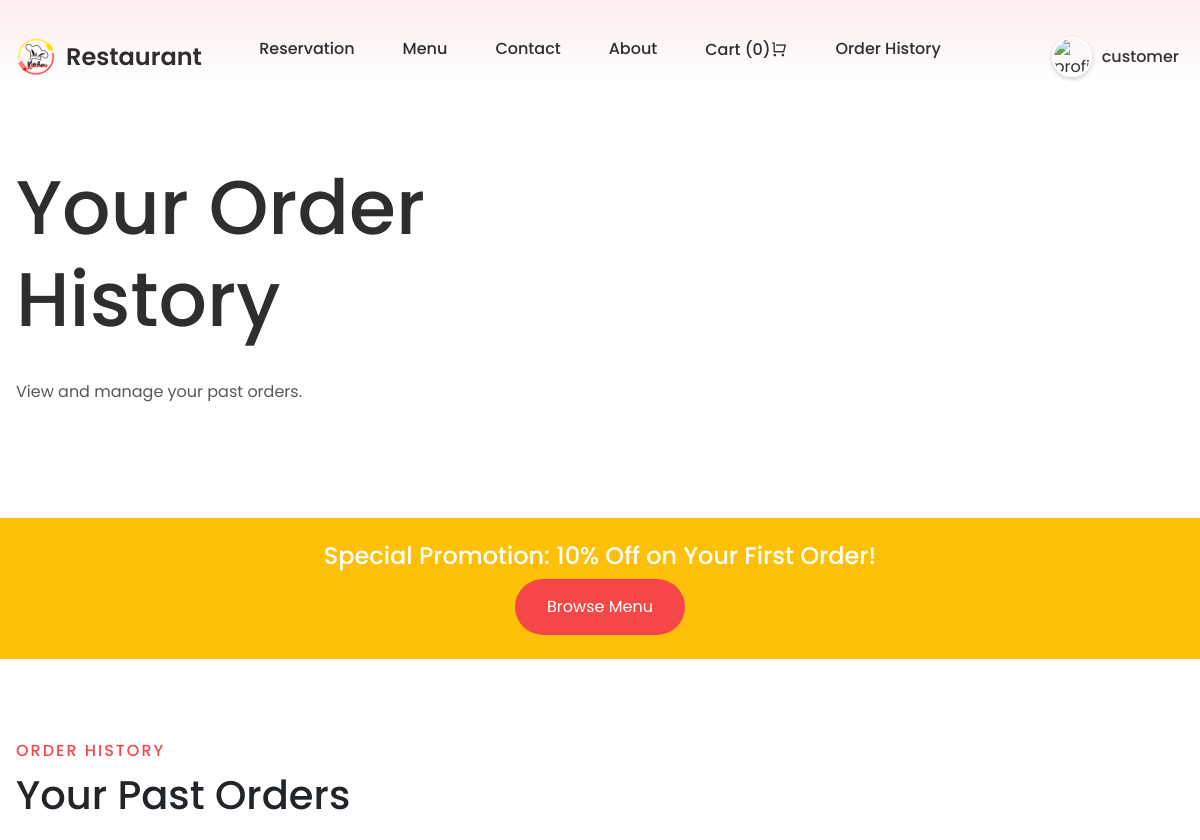
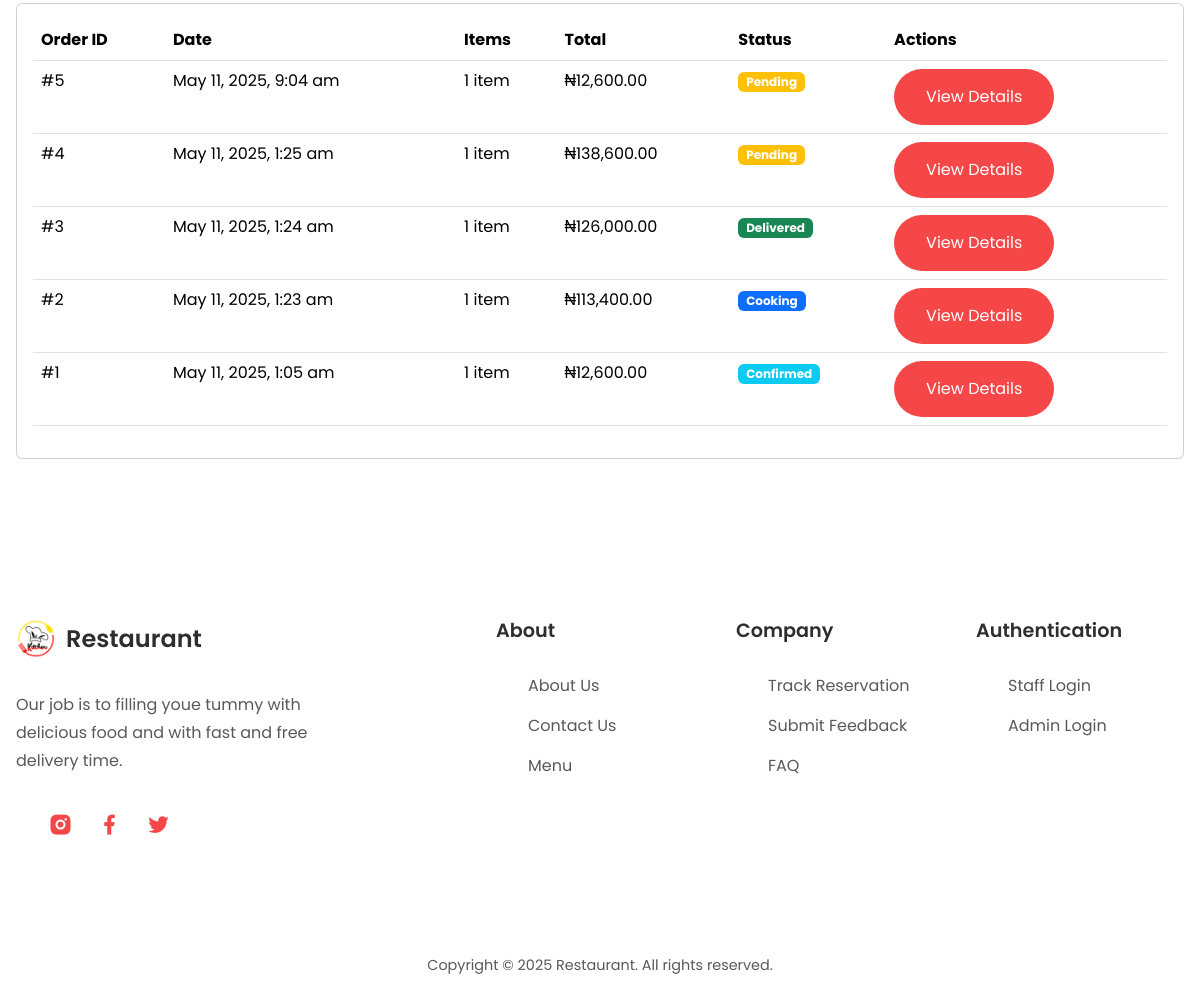
The app's page /customer/order_history.php (signed in) with its own data (2 pictures, top to bottom).
### tables this page shows
CREATE TABLE `users` (
  `id` int(11) NOT NULL,
  `full_name` varchar(255) NOT NULL,
  `email` varchar(255) NOT NULL,
  `password` varchar(255) NOT NULL,
  `phone_number` varchar(15) DEFAULT NULL,
  `address` text DEFAULT NULL,
  `position` varchar(200) NOT NULL,
  `role` enum('Customer','Staff','Admin') DEFAULT 'Customer',
  `created_at` timestamp NOT NULL DEFAULT current_timestamp(),
  `updated_at` timestamp NOT NULL DEFAULT current_timestamp() ON UPDATE current_timestamp()
);

CREATE TABLE `orders` (
  `id` int(11) NOT NULL,
  `user_id` int(11) DEFAULT NULL,
  `reservation_id` varchar(200) DEFAULT NULL,
  `total` decimal(10,2) NOT NULL,
  `status` enum('pending','confirmed','cooking','ready','delivered','cancelled') DEFAULT 'pending',
  `created_at` datetime NOT NULL
);

### customer/order_history.php (the view, shortened to what this page needs)
<?php
  require_once './config/database.php';
  $email = $_SESSION['email'];
  $stmt = $mysqli->prepare("SELECT * FROM users WHERE email = ?");
  $stmt->bind_param("s", $email);
  $stmt->execute();
  $result = $stmt->get_result();
  $user = $result->fetch_assoc();
  $user_id = $user['id'];
  $order_query = "SELECT o.id, o.total, o.status, o.created_at, COUNT(oi.menu_item_id_n) as item_count
                  FROM orders o
                  LEFT JOIN order_items oi ON o.id = oi.order_id
                  WHERE o.user_id = ?
                  GROUP BY o.id
                  ORDER BY o.created_at DESC";
  $stmt = $mysqli->prepare($order_query);
  $stmt->bind_param("i", $user_id);
  $stmt->execute();
  $orders_result = $stmt->get_result();
?>
<!DOCTYPE html>
<html lang="en">
  <?php
    require_once './public/includes/header.php';
  ?>
  <body>
    <header>
      <?php
        require_once './public/includes/nav.php';
      ?>
      <div class="section__container header__container" id="home">
        <div class="header__content text-center">
          <h1>Your Order History</h1>
          <p class="section__description">
            View and manage your past orders.
          </p>
        </div>
      </div>
    <section class="promotion-banner text-center py-4 bg-warning">
      <p class="h4 text-white mb-0"> Special Promotion: 10% Off on Your First Order! </p>
      <a href="menu.php" class="btn btn-dark mt-2">Browse Menu</a>
    </section>
    <section class="section__container menu__container" id="order-history">
      <p class="section__subheader">ORDER HISTORY</p>
      <h1 class="mb-4">Your Past Orders</h1>
      <div class="row">
        <div class="col-lg-12">
          <div class="card">
            <div class="card-body">
              <?php if ($orders_result->num_rows > 0): ?>
                <table class="table">
                  <thead>
                    <tr>
                      <th scope="col">Order ID</th>
                      <th scope="col">Date</th>
                      <th scope="col">Items</th>
                      <th scope="col">Total</th>
                      <th scope="col">Status</th>
                      <th scope="col">Actions</th>
                    </tr>
                  </thead>
                  <tbody>
                    <?php while ($order = $orders_result->fetch_assoc()): ?>
                      <tr>
                        <td>#<?php echo htmlspecialchars($order['id']); ?></td>
                        <td><?php echo htmlspecialchars(date('F j, Y, g:i a', strtotime($order['created_at']))); ?></td>
                        <td><?php echo htmlspecialchars($order['item_count']); ?> item<?php echo $order['item_count'] > 1 ? 's' : ''; ?></td>
                        <td>₦<?php echo number_format($order['total'], 2); ?></td>
                        <td>
                          <span class="badge bg-<?php
                            switch($order['status']) {
                              case 'pending': echo 'warning'; break;
                              case 'confirmed': echo 'info'; break;
                              case 'cooking': echo 'primary'; break;
                              case 'delivered': echo 'success'; break;
                            }
                          ?>">
                            <?php echo ucfirst(htmlspecialchars($order['status'])); ?>
                          </span>
                        </td>
                        <td>
                          <a href="order_details.php?id=<?php echo htmlspecialchars($order['id']); ?>" class="btn btn-sm btn-outline-primary">View Details</a>
                        </td>
                      </tr>
                    <?php endwhile; ?>
                  </tbody>
                </table>
              <?php else: ?>
                <tr>
                  <td colspan="6">No orders found.</td>
                </tr>
              <?php endif; ?>
            </div>
          </div>
        </div>
      </div>
    </section>
    <?php
      require_once './public/includes/footer.php';
    ?>
  </body>
</html>

### customer/public/includes/header.php (shortened to what this page needs)
<head>
    <link
      href="https://cdn.jsdelivr.net/npm/remixicon@4.3.0/fonts/remixicon.css"
      rel="stylesheet"
    />
    <link
      rel="stylesheet"
      href="https://cdn.jsdelivr.net/npm/swiper@11/swiper-bundle.min.css"
    />
    <link href="https://cdn.jsdelivr.net/npm/bootstrap@5.3.3/dist/css/bootstrap.min.css" rel="stylesheet">
    <link rel="stylesheet" href="./public/assets/css/styles.css" />
</head>

### customer/public/includes/nav.php (shortened to what this page needs)
<nav>
    <div class="nav__header">
      <div class="nav__logo">
        <a href="./" class="logo">
          <img src="./public/assets/img/logo.png" alt="logo" />
          <span>Restaurant</span>
        </a>
      </div>
    </div>
    <ul class="nav__links" id="nav-links">
      <li><a href="./reservation">Reservation</a></li>
      <li><a href="./menu">Menu</a></li>
      <li><a href="./contact">Contact</a></li>
      <li><a href="./about">About</a></li>
      <li><a href="./cart">Cart <span>(<span id="cart-count">0</span>)<i class="ri-shopping-cart-line"></i></span></a></li>
      <li><a href="./order_history">Order History</a></li>
    </ul>
    <div class="nav__btns">
      <?php
        if (isset($_SESSION['email'])) {
          $stmt = $mysqli->prepare("SELECT * FROM users WHERE email = ?");
          $stmt->bind_param("s", $_SESSION['email']);
          $stmt->execute();
          $result = $stmt->get_result();
          $user = $result->fetch_assoc();
          $profileName = isset($user['full_name']) ? $user['full_name'] : 'User';
          echo '<a href="./profile.php" class="profile-link"><img src="https://i.postimg.cc/k5kz0TjQ/1381511-588644811197844-1671954779-n.jpg" alt="profile picture" class="profile-pic"><span class="profile-name">' . htmlspecialchars($profileName) . '</span></a>';
        } else {
          echo '<a href="./login.php" class="btn"><span><i class="ri-login-box-line"></i></span> Login</a>';
        }
      ?>
    </div>
</nav>
</header>

### customer/public/includes/footer.php
<footer>
      <div class="section__container footer__container">
        <div class="footer__col">
          <div class="footer__logo">
            <a href="#" class="logo">
              <img src="./public/assets/img/logo.png" alt="logo" />
              <span>Restaurant</span>
            </a>
          </div>
          <p class="section__description">
            Our job is to filling youe tummy with delicious food and with fast
            and free delivery time.
          </p>
          <ul class="footer__socials">
            <li>
              <a href="#"><i class="ri-instagram-fill"></i></a>
            </li>
            <li>
              <a href="#"><i class="ri-facebook-fill"></i></a>
            </li>
            <li>
              <a href="#"><i class="ri-twitter-fill"></i></a>
            </li>
          </ul>
        </div>
        <div class="footer__col">
          <h4>About</h4>
          <ul class="footer__links">
            <li><a href="./about">About Us</a></li>
            <li><a href="./contact">Contact Us</a></li>
            <li><a href="./menu">Menu</a></li>
          </ul>
        </div>
        <div class="footer__col">
          <h4>Company</h4>
          <ul class="footer__links">
            <li><a href="./track-reservation">Track Reservation</a></li>
            <li><a href="./submit-feedback">Submit Feedback</a></li>
            <li><a href="./faq">FAQ</a></li>
          </ul>
        </div>
        <div class="footer__col">
          <h4>Authentication</h4>
          <ul class="footer__links">
            <li><a href="#">Staff Login</a></li>
            <li><a href="#">Admin Login</a></li>
          </ul>
        </div>
      </div>
      <div class="footer__bar">
        Copyright © <?php echo date("Y"); ?> Restaurant. All rights reserved.
      </div>
</footer>

### customer/public/assets/css/styles.css (style rules this page uses)
:root { --primary-color: #f54748; --primary-color-dark: #d83e3e; --text-dark: #2e2e2e; --text-light: #595959; --extra-light: #f3f4f6; --white: #ffffff; --max-width: 1200px; }
* { padding: 0; margin: 0; box-sizing: border-box; }
.section__container { max-width: var(--max-width); margin: auto; padding: 5rem 1rem; }
.section__subheader { margin-bottom: 0.5rem; font-size: 1rem; font-weight: 500; color: var(--primary-color); letter-spacing: 2px; }
.section__description { line-height: 1.75rem; color: var(--text-light); }
.btn { padding: 1rem 2rem; outline: none; border: none; font-size: 1rem; color: var(--white); background-color: var(--primary-color); white-space: nowrap; border-radius: 5rem; transition: 0.3s; cursor: pointer; }
.logo { display: flex; align-items: center; gap: 10px; }
img { display: flex; width: 100%; }
a { text-decoration: none; transition: 0.3s; }
ul { list-style: none; }
html, body { scroll-behavior: smooth; }
body { font-family: "Poppins", sans-serif; }
header { background: linear-gradient( to bottom, rgba(245, 71, 72, 0.1), rgba(245, 71, 72, 0) ); }
nav { position: fixed; isolation: isolate; width: 100%; z-index: 9; }
.nav__header { padding: 1rem; width: 100%; display: flex; align-items: center; justify-content: space-between; background-color: var(--primary-color); }
.nav__logo img { max-width: 35px; }
.nav__logo span { display: none; }
.nav__links { position: absolute; top: 100%; left: 0; width: 100%; padding: 2rem; display: flex; align-items: center; justify-content: center; flex-direction: column; gap: 2rem; background-color: var(--primary-color); transition: 0.5s; z-index: -1; transform: translateY(-100%); }
.nav__links a { font-weight: 500; color: var(--white); white-space: nowrap; }
.nav__btns { display: none; }
.header__container { display: grid; gap: 2rem 1rem; overflow: hidden; }
.header__content h1 { margin-bottom: 2rem; font-size: 4.75rem; color: var(--text-dark); text-align: center; line-height: 5.75rem; }
.header__content .section__description { margin-bottom: 2rem; text-align: center; }
.footer__container { display: grid; gap: 4rem 2rem; }
.footer__logo { margin-bottom: 2rem; }
.footer__logo img { max-width: 40px; }
.footer__logo span { display: flex; font-size: 1.5rem; font-weight: 600; color: var(--text-dark); }
.footer__col .section__description { max-width: 350px; }
.footer__socials { margin-top: 2rem; display: flex; align-items: center; gap: 1.5rem; }
.footer__socials a { font-size: 1.5rem; color: var(--primary-color); }
.footer__col h4 { margin-bottom: 2rem; font-size: 1.2rem; font-weight: 600; color: var(--text-dark); }
.footer__links { display: grid; gap: 1rem; }
.footer__links a { color: var(--text-light); }
.footer__bar { padding: 1rem; font-size: 0.9rem; color: var(--text-light); text-align: center; }
@media (width > 540px) { .footer__container { grid-template-columns: repeat(2, 1fr); } }
@media (width > 768px) { nav { position: static; padding-block: 2rem 0; padding-inline: 1rem; max-width: var(--max-width); margin-inline: auto; display: flex; align-items: center; justify-content: space-between; gap: 2rem; } }
@media (width > 768px) { .nav__header { flex: 1; padding: 0; background-color: transparent; } }
@media (width > 768px) { .nav__logo img { max-width: 40px; } }
@media (width > 768px) { .nav__logo span { display: flex; font-size: 1.5rem; font-weight: 600; color: var(--text-dark); } }
@media (width > 768px) { .nav__links { position: static; width: fit-content; padding: 0; flex-direction: row; gap: 3rem; background-color: transparent; transform: none; } }
@media (width > 768px) { .nav__links a { color: var(--text-dark); } }
@media (width > 768px) { .nav__btns { flex: 1; display: flex; justify-content: flex-end; } }
@media (width > 768px) { .header__container { grid-template-columns: repeat(2, 1fr); align-items: center; } }
@media (width > 768px) { .header__content :is(h1, .section__description) { text-align: left; } }
@media (width > 768px) { .footer__container { grid-template-columns: repeat(5, 1fr); } }
@media (width > 768px) { .footer__col:nth-child(1) { grid-column: 1/3; } }

### records on screen
users: full_name "customer"
orders: id "5", created_at "May 11, 2025, 9:04 am", item_count "1", total "12,600.00", status "Pending"
orders: id "4", created_at "May 11, 2025, 1:25 am", item_count "1", total "138,600.00", status "Pending"
orders: id "3", created_at "May 11, 2025, 1:24 am", item_count "1", total "126,000.00", status "Delivered"
orders: id "2", created_at "May 11, 2025, 1:23 am", item_count "1", total "113,400.00", status "Cooking"
orders: id "1", created_at "May 11, 2025, 1:05 am", item_count "1", total "12,600.00", status "Confirmed"
